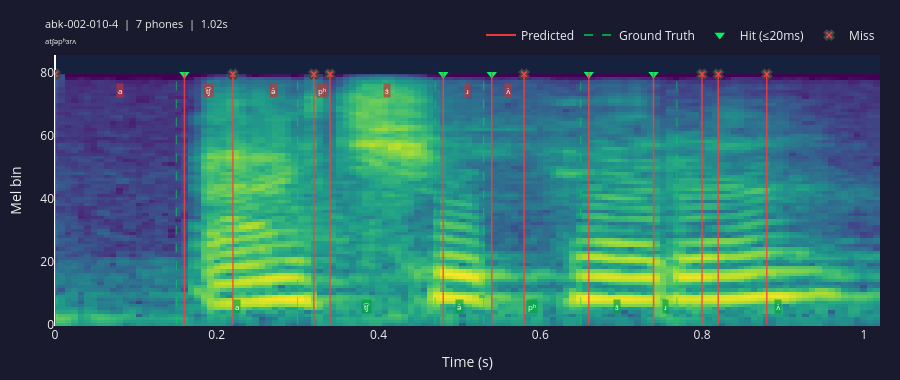

This figure's notebook cell:
### Code cell
# nbformat>=4.2.0
# plotly
import sys
sys.path.append("/work/nvme/bbjs/sbharadwaj/powsm/xeuspr/")
from src.recipe.segmentation.local.viz_segmentation import HFAudioSource, SegViz
import glob

JSONL_PATTERN="/work/nvme/bbjs/sbharadwaj/powsm/xeuspr/exp/runs/inf_segmentation/seg_pxeus_frac1_0.onvoxangeles/seg_pxeus.greedyTrue.0.jsonl"
audio = HFAudioSource("changelinglab/voxangeles-segment", split="test")
viz = SegViz(audio_src=audio).from_shards(glob.glob(JSONL_PATTERN))
# list(viz._utterances.keys())[:10]
viz.show("abk-002-010-4")     # inline figure in notebook
# viz.export("report.html")       # shareable HTML

### Figure 1 — Plotly figure (JSON) as saved in the notebook; plotly's stock layout.template omitted (floating-point values rounded to 4 significant figures; data arrays with more than 128 entries replaced by an {"elided": "..."} marker saying what was removed)
{"data": [{"colorscale": [[0, "#440154"], [0.1111, "#482878"], [0.2222, "#3e4989"], [0.3333, "#31688e"], [0.4444, "#26828e"], [0.5556, "#1f9e89"], [0.6667, "#35b779"], [0.7778, "#6ece58"], [0.8889, "#b5de2b"], [1, "#fde725"]], "hoverinfo": "skip", "showscale": false, "type": "heatmap", "x": {"elided": "166 float values"}, "y": [0, 1, 2, 3, 4, 5, 6, 7, 8, 9, 10, 11, 12, 13, 14, 15, 16, 17, 18, 19, 20, 21, 22, 23, 24, 25, 26, 27, 28, 29, 30, 31, 32, 33, 34, 35, 36, 37, 38, 39, 40, 41, 42, 43, 44, 45, 46, 47, 48, 49, 50, 51, 52, 53, 54, 55, 56, 57, 58, 59, 60, 61, 62, 63, 64, 65, 66, 67, 68, 69, 70, 71, 72, 73, 74, 75, 76, 77, 78, 79], "z": {"elided": "80x166 float values"}}, {"line": {"color": "rgba(255,60,60,0.9)", "width": 2}, "mode": "lines", "name": "Predicted", "type": "scatter", "x": [null], "y": [null]}, {"line": {"color": "rgba(0,220,80,0.9)", "dash": "dash", "width": 1.5}, "mode": "lines", "name": "Ground Truth", "type": "scatter", "x": [null], "y": [null]}, {"marker": {"color": "rgba(0,255,100,0.95)", "size": 9, "symbol": "triangle-down"}, "mode": "markers", "name": "Hit (≤20ms)", "type": "scatter", "x": [0.16, 0.48, 0.54, 0.66, 0.74], "y": [79.5, 79.5, 79.5, 79.5, 79.5]}, {"marker": {"color": "rgba(255,80,80,0.95)", "line": {"width": 2}, "size": 8, "symbol": "x"}, "mode": "markers", "name": "Miss", "type": "scatter", "x": [0, 0.22, 0.32, 0.34, 0.58, 0.8, 0.82, 0.88], "y": [79.5, 79.5, 79.5, 79.5, 79.5, 79.5, 79.5, 79.5]}], "layout": {"annotations": [{"bgcolor": "rgba(0,160,60,0.65)", "font": {"color": "white", "size": 8}, "showarrow": false, "text": "a", "x": 0.225, "xanchor": "center", "y": 5.6}, {"bgcolor": "rgba(0,160,60,0.65)", "font": {"color": "white", "size": 8}, "showarrow": false, "text": "t͡ʃ", "x": 0.385, "xanchor": "center", "y": 5.6}, {"bgcolor": "rgba(0,160,60,0.65)", "font": {"color": "white", "size": 8}, "showarrow": false, "text": "ə̆", "x": 0.5, "xanchor": "center", "y": 5.6}, {"bgcolor": "rgba(0,160,60,0.65)", "font": {"color": "white", "size": 8}, "showarrow": false, "text": "pʰ", "x": 0.59, "xanchor": "center", "y": 5.6}, {"bgcolor": "rgba(0,160,60,0.65)", "font": {"color": "white", "size": 8}, "showarrow": false, "text": "ɜ̆", "x": 0.695, "xanchor": "center", "y": 5.6}, {"bgcolor": "rgba(0,160,60,0.65)", "font": {"color": "white", "size": 8}, "showarrow": false, "text": "ɹ", "x": 0.7544, "xanchor": "center", "y": 5.6}, {"bgcolor": "rgba(0,160,60,0.65)", "font": {"color": "white", "size": 8}, "showarrow": false, "text": "ʌ̈", "x": 0.8944, "xanchor": "center", "y": 5.6}, {"bgcolor": "rgba(200,50,50,0.65)", "font": {"color": "white", "size": 8}, "showarrow": false, "text": "a", "x": 0.08, "xanchor": "center", "y": 74.4}, {"bgcolor": "rgba(200,50,50,0.65)", "font": {"color": "white", "size": 8}, "showarrow": false, "text": "t͡ʃ", "x": 0.19, "xanchor": "center", "y": 74.4}, {"bgcolor": "rgba(200,50,50,0.65)", "font": {"color": "white", "size": 8}, "showarrow": false, "text": "ə̆", "x": 0.27, "xanchor": "center", "y": 74.4}, {"bgcolor": "rgba(200,50,50,0.65)", "font": {"color": "white", "size": 8}, "showarrow": false, "text": "pʰ", "x": 0.33, "xanchor": "center", "y": 74.4}, {"bgcolor": "rgba(200,50,50,0.65)", "font": {"color": "white", "size": 8}, "showarrow": false, "text": "ɜ̆", "x": 0.41, "xanchor": "center", "y": 74.4}, {"bgcolor": "rgba(200,50,50,0.65)", "font": {"color": "white", "size": 8}, "showarrow": false, "text": "ɹ", "x": 0.51, "xanchor": "center", "y": 74.4}, {"bgcolor": "rgba(200,50,50,0.65)", "font": {"color": "white", "size": 8}, "showarrow": false, "text": "ʌ̈", "x": 0.56, "xanchor": "center", "y": 74.4}], "font": {"color": "#eee"}, "height": 380, "legend": {"orientation": "h", "x": 1, "xanchor": "right", "y": 1.02, "yanchor": "bottom"}, "margin": {"b": 50, "l": 55, "r": 20, "t": 55}, "paper_bgcolor": "#1a1a2e", "plot_bgcolor": "#16213e", "shapes": [{"layer": "above", "line": {"color": "rgba(0,220,80,0.65)", "dash": "dash", "width": 1}, "type": "line", "x0": 0.15, "x1": 0.15, "y0": 0, "y1": 80}, {"layer": "above", "line": {"color": "rgba(0,220,80,0.65)", "dash": "dash", "width": 1}, "type": "line", "x0": 0.3, "x1": 0.3, "y0": 0, "y1": 80}, {"layer": "above", "line": {"color": "rgba(0,220,80,0.65)", "dash": "dash", "width": 1}, "type": "line", "x0": 0.47, "x1": 0.47, "y0": 0, "y1": 80}, {"layer": "above", "line": {"color": "rgba(0,220,80,0.65)", "dash": "dash", "width": 1}, "type": "line", "x0": 0.53, "x1": 0.53, "y0": 0, "y1": 80}, {"layer": "above", "line": {"color": "rgba(0,220,80,0.65)", "dash": "dash", "width": 1}, "type": "line", "x0": 0.65, "x1": 0.65, "y0": 0, "y1": 80}, {"layer": "above", "line": {"color": "rgba(0,220,80,0.65)", "dash": "dash", "width": 1}, "type": "line", "x0": 0.74, "x1": 0.74, "y0": 0, "y1": 80}, {"layer": "above", "line": {"color": "rgba(0,220,80,0.65)", "dash": "dash", "width": 1}, "type": "line", "x0": 0.7689, "x1": 0.7689, "y0": 0, "y1": 80}, {"layer": "above", "line": {"color": "rgba(255,60,60,0.85)", "width": 1.5}, "type": "line", "x0": 0, "x1": 0, "y0": 0, "y1": 80}, {"layer": "above", "line": {"color": "rgba(255,60,60,0.85)", "width": 1.5}, "type": "line", "x0": 0.16, "x1": 0.16, "y0": 0, "y1": 80}, {"layer": "above", "line": {"color": "rgba(255,60,60,0.85)", "width": 1.5}, "type": "line", "x0": 0.22, "x1": 0.22, "y0": 0, "y1": 80}, {"layer": "above", "line": {"color": "rgba(255,60,60,0.85)", "width": 1.5}, "type": "line", "x0": 0.32, "x1": 0.32, "y0": 0, "y1": 80}, {"layer": "above", "line": {"color": "rgba(255,60,60,0.85)", "width": 1.5}, "type": "line", "x0": 0.34, "x1": 0.34, "y0": 0, "y1": 80}, {"layer": "above", "line": {"color": "rgba(255,60,60,0.85)", "width": 1.5}, "type": "line", "x0": 0.48, "x1": 0.48, "y0": 0, "y1": 80}, {"layer": "above", "line": {"color": "rgba(255,60,60,0.85)", "width": 1.5}, "type": "line", "x0": 0.54, "x1": 0.54, "y0": 0, "y1": 80}, {"layer": "above", "line": {"color": "rgba(255,60,60,0.85)", "width": 1.5}, "type": "line", "x0": 0.58, "x1": 0.58, "y0": 0, "y1": 80}, {"layer": "above", "line": {"color": "rgba(255,60,60,0.85)", "width": 1.5}, "type": "line", "x0": 0.66, "x1": 0.66, "y0": 0, "y1": 80}, {"layer": "above", "line": {"color": "rgba(255,60,60,0.85)", "width": 1.5}, "type": "line", "x0": 0.74, "x1": 0.74, "y0": 0, "y1": 80}, {"layer": "above", "line": {"color": "rgba(255,60,60,0.85)", "width": 1.5}, "type": "line", "x0": 0.8, "x1": 0.8, "y0": 0, "y1": 80}, {"layer": "above", "line": {"color": "rgba(255,60,60,0.85)", "width": 1.5}, "type": "line", "x0": 0.82, "x1": 0.82, "y0": 0, "y1": 80}, {"layer": "above", "line": {"color": "rgba(255,60,60,0.85)", "width": 1.5}, "type": "line", "x0": 0.88, "x1": 0.88, "y0": 0, "y1": 80}], "title": {"font": {"size": 11}, "text": "abk-002-010-4  |  7 phones  |  1.02s<br><sub>atʃəpʰɜrʌ</sub>"}, "xaxis": {"range": [0, 1.02], "showgrid": false, "title": {"text": "Time (s)"}}, "yaxis": {"showgrid": false, "title": {"text": "Mel bin"}}}}
